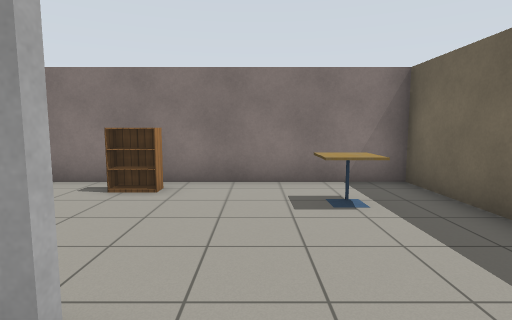
[1] (above)

16 first-person views from a walk through a world built for the Gazebo simulator. The camera is 1.2 m above the floor, tilts 6° down and sees 80° across. The floor is counted in squares, 1 m on a side. Each view is taken from the middle of a square. On the plan, view 1 faces up. The plan holds only what a view shows up to about 13 squares ahead; the rest is blank. Simple patterns stand in for the simulator's built-in surfaces.

[2]
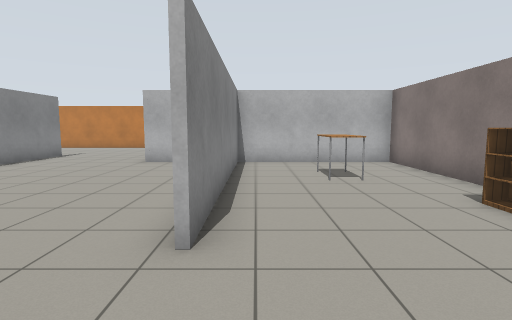

[3]
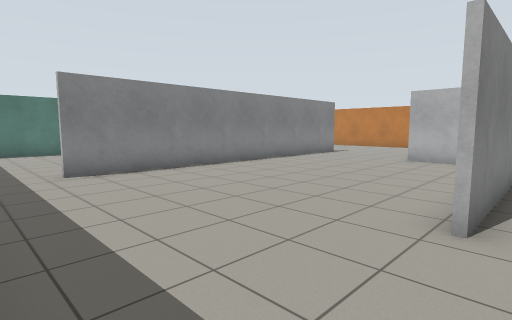

[4]
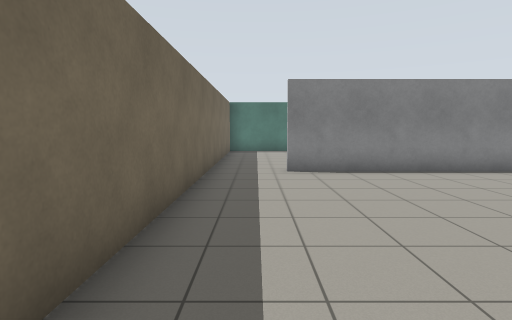

[5]
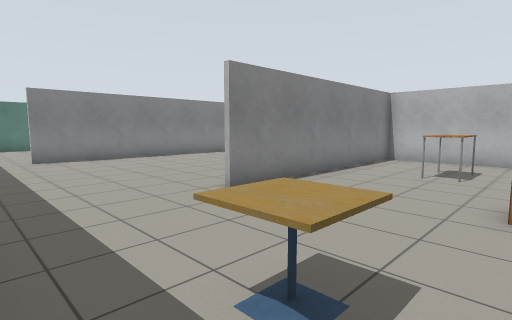

[6]
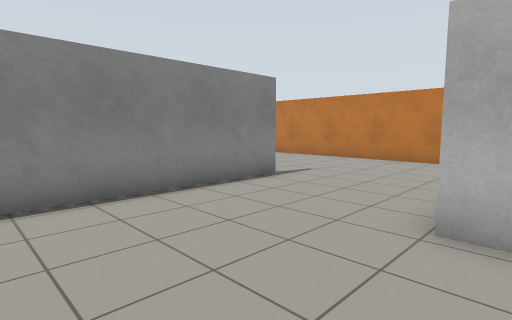

[7]
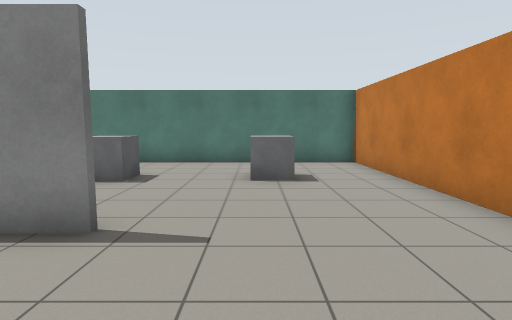

[8]
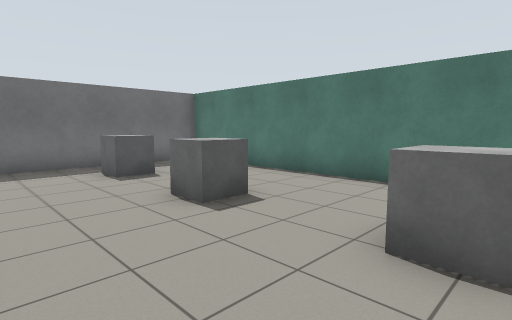

[9]
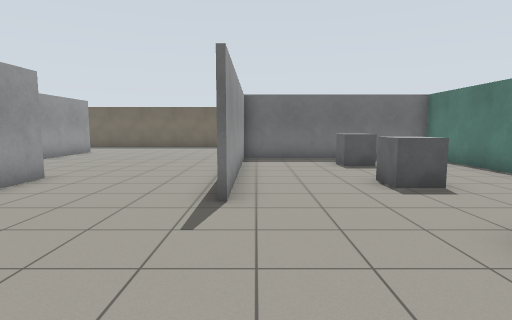

[10]
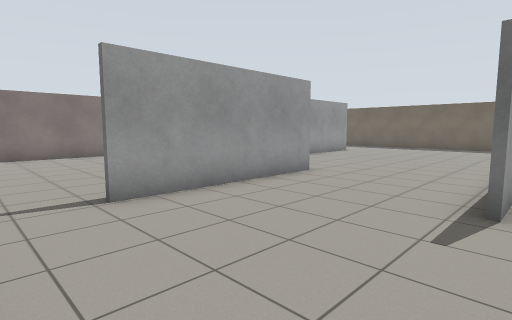

[11]
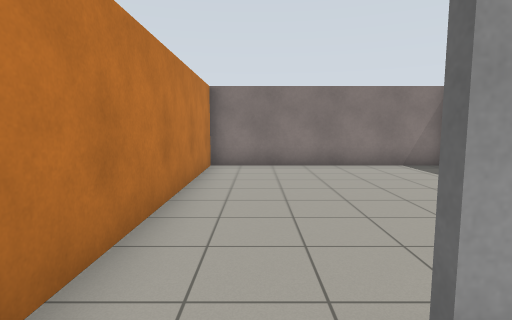

[12]
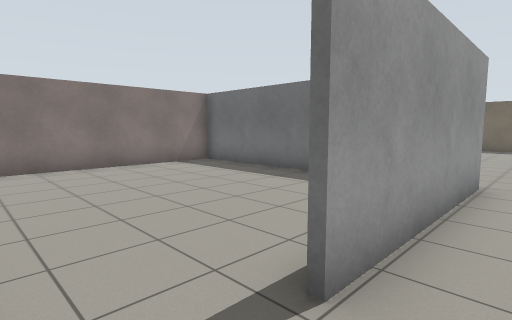

[13]
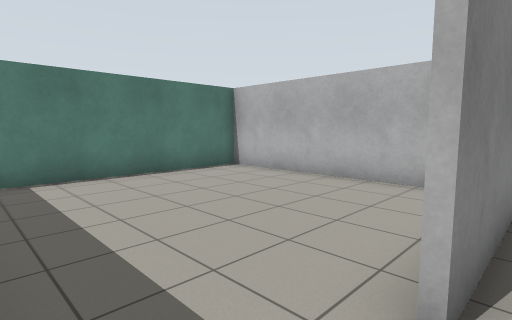

[14]
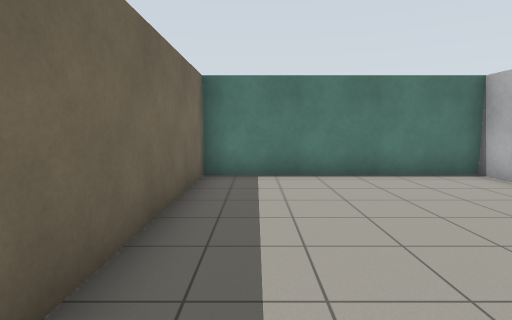

[15]
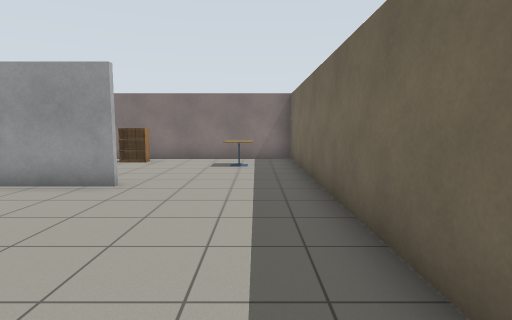

[16]
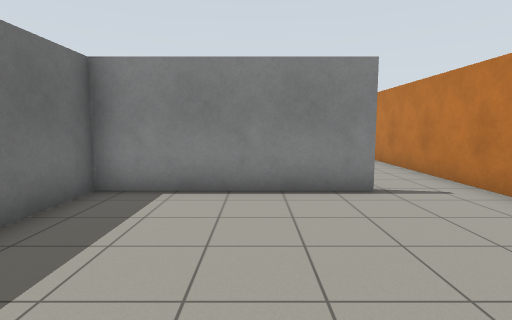

### Floor plan
Points are (right, up) in squares from view 1. A wall is a line through its corners. A room is listed if a view was taken in it or the views show most of it. See-through windows are left out.
Room 1 (views 1, 2, 3, 4, 5, 6, 7, 8, 9, 10, 11, 12, 13, 14, 15)
walls: (-4.5, -6.5) (-11.1, -6.5); (-8.8, -0.4) (-8.8, -1.9) (-14.4, -1.9); (-11.1, -6.4) (1.2, -6.4); (-0.9, 1.2) (-4.4, 1.2); (3.3, -6.6) (3.3, 6.7) (-9.1, 6.7); (-3.9, -13.9) (-3.9, -6.5); (-16.5, -2.5) (-16.5, -13.8) (-4, -13.8); (-8.8, 6.7) (-8.8, 1.4) (-0.9, 1.4)
ways out: opening at (-15.5, -2) to room 2; opening at (2.5, -6) to room 3
objects: grey box (-14, -11) to (-13, -10); grey box (-10, -11) to (-9, -10); grey box (-6, -11) to (-6, -10); table (-6, 4) to (-5, 4); bookshelf (-3, 6) to (-2, 6); cafe table (1, 5) to (2, 5)
Room 2 (view 16)
walls: (-14.4, -1.8) (-8.9, -1.8) (-8.9, 6.7); (-9.1, 6.7) (-16.5, 6.7) (-16.5, -2.5)
ways out: opening at (-15.5, -2) to room 1
Room 3 (no view inside)
walls: (-3.7, -7.9) (-3.7, -13.9); (-4, -13.8) (3.3, -13.8) (3.3, -6.6)
ways out: opening at (2.5, -6) to room 1

Positions as (right, up) in squares from view 1, and headings:
1: (0, 0), facing up
2: (2, 2), facing left
3: (3, 2), facing down-left
4: (2, 2), facing down
5: (3, 6), facing down-left
6: (-5, -1), facing down-left
7: (-13, -3), facing down
8: (-14, -7), facing down-right
9: (-16, -7), facing right
10: (-16, -7), facing up-right
11: (-15, -3), facing up
12: (-16, -3), facing up-right
13: (3, -6), facing down-left
14: (2, -6), facing down
15: (2, -5), facing up
16: (-12, 4), facing down
